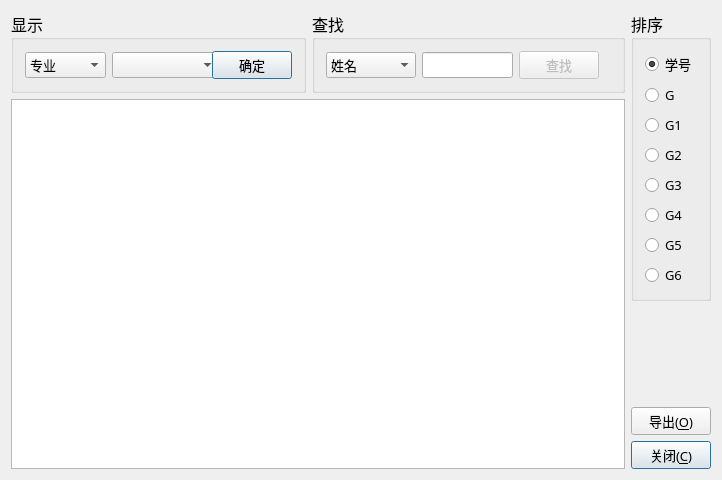
<?xml version="1.0" encoding="UTF-8"?>
<ui version="4.0">
 <class>statistics</class>
 <widget class="QWidget" name="statistics">
  <property name="geometry">
   <rect>
    <x>0</x>
    <y>0</y>
    <width>722</width>
    <height>480</height>
   </rect>
  </property>
  <property name="sizePolicy">
   <sizepolicy hsizetype="Preferred" vsizetype="Preferred">
    <horstretch>0</horstretch>
    <verstretch>0</verstretch>
   </sizepolicy>
  </property>
  <property name="minimumSize">
   <size>
    <width>722</width>
    <height>480</height>
   </size>
  </property>
  <property name="baseSize">
   <size>
    <width>5</width>
    <height>0</height>
   </size>
  </property>
  <property name="mouseTracking">
   <bool>false</bool>
  </property>
  <property name="windowTitle">
   <string>综合测评系统 - 统计</string>
  </property>
  <property name="windowIcon">
   <iconset resource="image.qrc">
    <normaloff>:/image/image/icon.png</normaloff>:/image/image/icon.png</iconset>
  </property>
  <property name="autoFillBackground">
   <bool>false</bool>
  </property>
  <property name="styleSheet">
   <string notr="true"/>
  </property>
  <layout class="QGridLayout" name="gridLayout">
   <item row="0" column="0" rowspan="4">
    <layout class="QVBoxLayout" name="verticalLayout_2">
     <item>
      <layout class="QHBoxLayout" name="horizontalLayout_2">
       <item>
        <widget class="QGroupBox" name="groupBox">
         <property name="minimumSize">
          <size>
           <width>295</width>
           <height>63</height>
          </size>
         </property>
         <property name="font">
          <font>
           <family>华文楷体</family>
           <pointsize>12</pointsize>
          </font>
         </property>
         <property name="title">
          <string>显示</string>
         </property>
         <layout class="QHBoxLayout" name="horizontalLayout">
          <item>
           <widget class="QComboBox" name="comboBox_3">
            <property name="minimumSize">
             <size>
              <width>81</width>
              <height>23</height>
             </size>
            </property>
            <property name="font">
             <font>
              <family>微软雅黑</family>
              <pointsize>10</pointsize>
             </font>
            </property>
            <item>
             <property name="text">
              <string>专业</string>
             </property>
            </item>
            <item>
             <property name="text">
              <string>年级</string>
             </property>
            </item>
            <item>
             <property name="text">
              <string>班级</string>
             </property>
            </item>
            <item>
             <property name="text">
              <string>语言</string>
             </property>
            </item>
           </widget>
          </item>
          <item>
           <widget class="QComboBox" name="comboBox">
            <property name="minimumSize">
             <size>
              <width>107</width>
              <height>23</height>
             </size>
            </property>
            <property name="font">
             <font>
              <family>微软雅黑</family>
              <pointsize>10</pointsize>
             </font>
            </property>
           </widget>
          </item>
          <item>
           <widget class="QPushButton" name="pushButton_4">
            <property name="font">
             <font>
              <family>微软雅黑</family>
              <pointsize>10</pointsize>
              <weight>50</weight>
              <bold>false</bold>
             </font>
            </property>
            <property name="text">
             <string>确定</string>
            </property>
            <property name="autoDefault">
             <bool>false</bool>
            </property>
            <property name="default">
             <bool>true</bool>
            </property>
           </widget>
          </item>
         </layout>
        </widget>
       </item>
       <item>
        <widget class="QGroupBox" name="findBox">
         <property name="minimumSize">
          <size>
           <width>291</width>
           <height>63</height>
          </size>
         </property>
         <property name="font">
          <font>
           <family>华文楷体</family>
           <pointsize>12</pointsize>
           <weight>50</weight>
           <bold>false</bold>
          </font>
         </property>
         <property name="title">
          <string>查找</string>
         </property>
         <layout class="QHBoxLayout" name="horizontalLayout_3">
          <item>
           <widget class="QComboBox" name="findcomboBox">
            <property name="minimumSize">
             <size>
              <width>90</width>
              <height>22</height>
             </size>
            </property>
            <property name="font">
             <font>
              <family>微软雅黑</family>
              <pointsize>10</pointsize>
             </font>
            </property>
            <property name="focusPolicy">
             <enum>Qt::NoFocus</enum>
            </property>
            <item>
             <property name="text">
              <string>姓名</string>
             </property>
            </item>
            <item>
             <property name="text">
              <string>学号</string>
             </property>
            </item>
           </widget>
          </item>
          <item>
           <widget class="QLineEdit" name="findEdit">
            <property name="minimumSize">
             <size>
              <width>0</width>
              <height>20</height>
             </size>
            </property>
            <property name="font">
             <font>
              <family>微软雅黑</family>
              <pointsize>10</pointsize>
              <weight>50</weight>
              <bold>false</bold>
             </font>
            </property>
            <property name="focusPolicy">
             <enum>Qt::ClickFocus</enum>
            </property>
            <property name="text">
             <string/>
            </property>
            <property name="echoMode">
             <enum>QLineEdit::Normal</enum>
            </property>
           </widget>
          </item>
          <item>
           <widget class="QPushButton" name="findButton">
            <property name="enabled">
             <bool>false</bool>
            </property>
            <property name="minimumSize">
             <size>
              <width>80</width>
              <height>23</height>
             </size>
            </property>
            <property name="font">
             <font>
              <family>微软雅黑</family>
              <pointsize>10</pointsize>
              <weight>50</weight>
              <bold>false</bold>
             </font>
            </property>
            <property name="focusPolicy">
             <enum>Qt::ClickFocus</enum>
            </property>
            <property name="text">
             <string>查找</string>
            </property>
           </widget>
          </item>
          <item>
           <spacer name="horizontalSpacer_2">
            <property name="orientation">
             <enum>Qt::Horizontal</enum>
            </property>
            <property name="sizeHint" stdset="0">
             <size>
              <width>40</width>
              <height>20</height>
             </size>
            </property>
           </spacer>
          </item>
          <item>
           <spacer name="horizontalSpacer">
            <property name="orientation">
             <enum>Qt::Horizontal</enum>
            </property>
            <property name="sizeHint" stdset="0">
             <size>
              <width>40</width>
              <height>20</height>
             </size>
            </property>
           </spacer>
          </item>
         </layout>
        </widget>
       </item>
      </layout>
     </item>
     <item>
      <widget class="QTableView" name="tableView">
       <property name="font">
        <font>
         <pointsize>10</pointsize>
        </font>
       </property>
       <property name="focusPolicy">
        <enum>Qt::NoFocus</enum>
       </property>
      </widget>
     </item>
    </layout>
   </item>
   <item row="1" column="1">
    <spacer name="verticalSpacer">
     <property name="orientation">
      <enum>Qt::Vertical</enum>
     </property>
     <property name="sizeHint" stdset="0">
      <size>
       <width>20</width>
       <height>40</height>
      </size>
     </property>
    </spacer>
   </item>
   <item row="3" column="1">
    <widget class="QPushButton" name="pushButton_2">
     <property name="font">
      <font>
       <family>微软雅黑</family>
       <pointsize>10</pointsize>
       <weight>50</weight>
       <bold>false</bold>
      </font>
     </property>
     <property name="text">
      <string>关闭(&amp;C)</string>
     </property>
     <property name="autoDefault">
      <bool>false</bool>
     </property>
     <property name="default">
      <bool>true</bool>
     </property>
    </widget>
   </item>
   <item row="2" column="1">
    <widget class="QPushButton" name="outputButton">
     <property name="font">
      <font>
       <family>微软雅黑</family>
       <pointsize>10</pointsize>
      </font>
     </property>
     <property name="text">
      <string>导出(&amp;O)</string>
     </property>
    </widget>
   </item>
   <item row="0" column="1">
    <widget class="QGroupBox" name="groupBox_2">
     <property name="font">
      <font>
       <family>华文楷体</family>
       <pointsize>12</pointsize>
      </font>
     </property>
     <property name="title">
      <string>排序</string>
     </property>
     <layout class="QVBoxLayout" name="verticalLayout">
      <item>
       <widget class="QRadioButton" name="radioButton_5">
        <property name="font">
         <font>
          <family>微软雅黑</family>
          <pointsize>10</pointsize>
          <weight>50</weight>
          <bold>false</bold>
         </font>
        </property>
        <property name="text">
         <string>学号</string>
        </property>
        <property name="checked">
         <bool>true</bool>
        </property>
       </widget>
      </item>
      <item>
       <widget class="QRadioButton" name="radioButton_6">
        <property name="font">
         <font>
          <family>微软雅黑</family>
          <pointsize>10</pointsize>
          <weight>50</weight>
          <bold>false</bold>
         </font>
        </property>
        <property name="text">
         <string>G</string>
        </property>
       </widget>
      </item>
      <item>
       <widget class="QRadioButton" name="radioButton">
        <property name="font">
         <font>
          <family>微软雅黑</family>
          <pointsize>10</pointsize>
          <weight>50</weight>
          <bold>false</bold>
         </font>
        </property>
        <property name="focusPolicy">
         <enum>Qt::NoFocus</enum>
        </property>
        <property name="text">
         <string>G1</string>
        </property>
        <property name="checked">
         <bool>false</bool>
        </property>
       </widget>
      </item>
      <item>
       <widget class="QRadioButton" name="radioButton_2">
        <property name="font">
         <font>
          <family>微软雅黑</family>
          <pointsize>10</pointsize>
          <weight>50</weight>
          <bold>false</bold>
         </font>
        </property>
        <property name="focusPolicy">
         <enum>Qt::NoFocus</enum>
        </property>
        <property name="text">
         <string>G2</string>
        </property>
       </widget>
      </item>
      <item>
       <widget class="QRadioButton" name="radioButton_3">
        <property name="font">
         <font>
          <family>微软雅黑</family>
          <pointsize>10</pointsize>
          <weight>50</weight>
          <bold>false</bold>
         </font>
        </property>
        <property name="focusPolicy">
         <enum>Qt::NoFocus</enum>
        </property>
        <property name="text">
         <string>G3</string>
        </property>
       </widget>
      </item>
      <item>
       <widget class="QRadioButton" name="radioButton_4">
        <property name="font">
         <font>
          <family>微软雅黑</family>
          <pointsize>10</pointsize>
          <weight>50</weight>
          <bold>false</bold>
         </font>
        </property>
        <property name="focusPolicy">
         <enum>Qt::NoFocus</enum>
        </property>
        <property name="text">
         <string>G4</string>
        </property>
       </widget>
      </item>
      <item>
       <widget class="QRadioButton" name="radioButton_7">
        <property name="font">
         <font>
          <family>微软雅黑</family>
          <pointsize>10</pointsize>
          <weight>50</weight>
          <bold>false</bold>
         </font>
        </property>
        <property name="focusPolicy">
         <enum>Qt::NoFocus</enum>
        </property>
        <property name="text">
         <string>G5</string>
        </property>
       </widget>
      </item>
      <item>
       <widget class="QRadioButton" name="radioButton_8">
        <property name="font">
         <font>
          <family>微软雅黑</family>
          <pointsize>10</pointsize>
          <weight>50</weight>
          <bold>false</bold>
         </font>
        </property>
        <property name="focusPolicy">
         <enum>Qt::NoFocus</enum>
        </property>
        <property name="text">
         <string>G6</string>
        </property>
       </widget>
      </item>
     </layout>
    </widget>
   </item>
  </layout>
 </widget>
 <layoutdefault spacing="6" margin="11"/>
 <tabstops>
  <tabstop>comboBox_3</tabstop>
  <tabstop>comboBox</tabstop>
  <tabstop>pushButton_4</tabstop>
  <tabstop>radioButton_5</tabstop>
  <tabstop>radioButton_6</tabstop>
  <tabstop>pushButton_2</tabstop>
 </tabstops>
 <resources>
  <include location="image.qrc"/>
 </resources>
 <connections>
  <connection>
   <sender>pushButton_2</sender>
   <signal>clicked()</signal>
   <receiver>statistics</receiver>
   <slot>close()</slot>
   <hints>
    <hint type="sourcelabel">
     <x>712</x>
     <y>470</y>
    </hint>
    <hint type="destinationlabel">
     <x>621</x>
     <y>400</y>
    </hint>
   </hints>
  </connection>
 </connections>
</ui>
